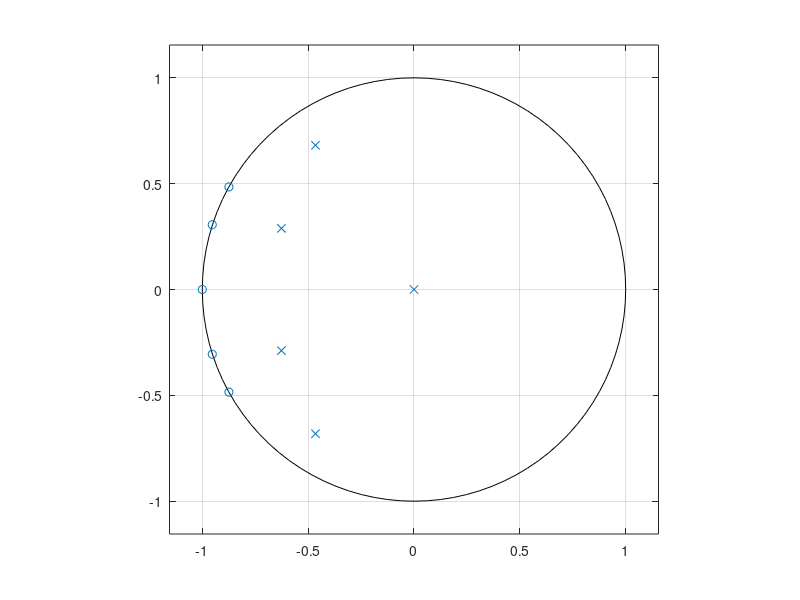
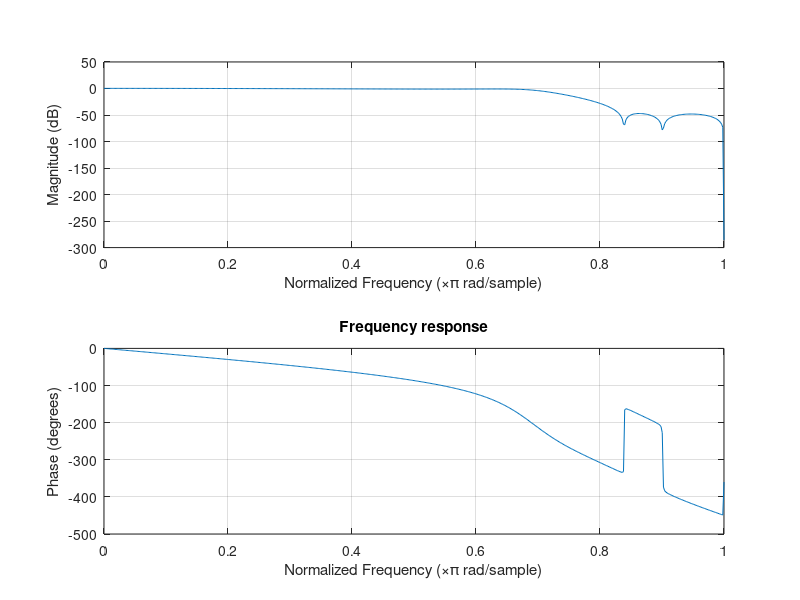

MATLAB code to generate these figures, in order: (Note: this script raises an error after producing the figures.)
% ECE 436 Project 1
% Nick Miller
% 10/30/2017

% To use script, call the function ECE436_project1() from MATLAB's command window.
% If no array of numerator and denominator coeffecients is provided, the script
% defaults to using the hardcoded coefficients.

function ECE436_project1(Num, Den)

    % If no numerator and denominator coeffecients are passed, use
    % defaults. 
    if nargin < 2 
        % These coefficients represent a fifth order filter  and 
        % yield a 1 dB ripple and a minimum of 36 dB stopband attenuation.
        
        % numerator coefficients
        Num = [0.2500    1.1637    2.2473    2.2478    1.1645    0.2503]; 
        
        % denominator coefficients
        Den = [1.0000    2.1832    2.3219    1.2951    0.3237         0];         
    end
    
    
    % numerator and denominator arrays need to be the same length, if they 
    % are not, zeros are appended on the end of either the numerator or
    % denominator. This doesn't change the structure of the transfer function.
    if length(Num) ~= length(Den)
        dif = length(Num)-length(Den);
        if dif > 0
            for x = 1:dif
                Den = [Den , 0];
            end
        end
        
        if dif < 0
            for x = 1:dif*(-1)
                Num = [Num, 0];
            end  
        end
    end
        
    % display the pole/zero and frequency response plots to the user
    filter_characteristics(Num, Den); 

    % read audio file and get two values
    % x - an time series array of values representing the voltage output for 
    % the DAC at a given sample time.
    % fs - the sampling frequency of the audio 
    [x,fs] = audioread('ece436_P1_Fall2017.wav'); 
    
    % pass the time series data through the filter with the numerator and 
    % denominator coefficients to the function myFilter() which implements
    % the low pass filter. y is returned which is time series data
    % representing the audio wave. Y has been passed through the low pass 
    % filter.
    y = myFilter(Num, Den, x); 

    % Function plots the frequency spectrum of the unfiltered signal
    plotfft(fs, x, 'Unfiltered Signal'); 
    
    % Function plots the frequency spectrum of the filtered signal
    plotfft(fs, y, 'Filtered Signal');  
    
    % play the unfiltered audio
    play_audio(x,fs);  
    
    % play the filtered audio
    play_audio(y,fs); 
    
    % write the data to an output file
    % audiowrite('outputFile.wav', y, fs)
    
end

function filter_characteristics(Num, Den)
    % Function takes the numerator and denomenator cefficients and plots
    % figures showing the DSP characteristics of the filter.
    
    % These functions are part of a package for MATLAB that aren't part
    % of the default libraries for matlab and cost extra to download. The
    % try catch clause will allow the script to run without them.
    try 
        
        % calculates the corresponding zeros and poles of the transfer
        % function
        [z,p,k] = tf2zp(Num,Den); 
        
        % create a new figure and plot the  poles and zeros of the transfer
        % function on the z-plane
        figure;
        zplane(z,p);  

        % create a new figure and plot the frequency response of the
        % transfer function
        figure;
        freqz(Num,Den);
        title('Frequency response');
    
    % close the figures if we don't have the libraries installed
    catch 
        disp('Error Occured');
        close;
    end
end


function play_audio(x,fs)
    % takes an audio signal and sampling frequency and plays it, while
    % adding a delay to allow time for the next signal to be played.
    
    % duration of delay (length of the audio in seconds + 1/2 second)
    delay = length(x)/fs + 0.5; 
    
    % play time series array
    sound(x,fs);  
    
    % delay for next signal (instruction is executed imediately following
    % sound())
    pause(delay); 
end


function plotfft(Fs, x, name)  
    % Function takes a signal, sampling frequency, and a figure title as
    % arguments. The function plots the fast fourier transform of the signal. 
    
    % Length of signal
    L = length(x); 
    
    % fourier transform of signal, Y is the frequency domain representation
    % of the signal
    Y = fft(x); 
    
    % The fast fourier transform returns an array of complex numbers. 
    % The magnitude of the number corresponds to the magnitude of the
    % corresponding frequency bin and the phase of the number is the phase
    % for the corresponding bin. This array is also contains redundant data 
    % that represents aliased frequences that have been mirrored about the 
    % nyquist frequency of the sampled signal. The code below truncates the
    % aliased frequency data,  calculates the magnitude data for the frequency
    % response, and calculates the values of the frequency bins in Hz.
    
    % return approprately scaled magnitude data (1 = 1 volt)
    P2 = abs(Y/L);
    
    % P1 is all frequency data below the nyquist frequency
    P1 = P2(1:floor(L/2+1));
    
    % I don't recall why this is done. 
    P1(2:end-1) = 2*P1(2:end-1);
    
    % calculating placement of frequency bins
    f = Fs*(0:floor((L/2)))/L;
    
    % plots the signal, adds title and labels
    figure;
    plot(f,P1);
    title(name);
    xlabel('f (Hz)');
    ylabel('|X(f)|');
end

function y = myFilter(b,a,x)
    % This function takes the numerator and denomenator coefficients as
    % well as the unfiltered signal as arguments. Returns a filtered
    % signal. This is my implementation of matlab's filter() function.
    
    % transpose of x, for ease of calculations
    x = x.'; 
    
    % N is the order of filter
    N = length(a)-1; 
    
    % add N unit delay to the unfiltered signal
    x = [zeros(1,N), x]; 
    
    % length of the unfiltered signal + the delay
    L = length(x); 
    
    % vector to become the filtered signal
    y = zeros(1,L); 
        
    
    % This code is to convert the transfer function to a difference 
    % equation and calculate y(n), effectively performing an inverse Z
    % transform
    for n = 1: L - N 
        sum_y_n = 0;
        for k = 1:N+1
            if k == 1
                sum_y_n = sum_y_n + x(n-k+N+1)*b(k);
            elseif k > 1
                sum_y_n = sum_y_n + x(n-k+N+1)*b(k) - y(n-k+N+1)*a(k);
            end
        end
        y(n+N) = sum_y_n;
    end
    
    % remove the delay and transpose y(n), return y
    y = y(N+1:end).';
end
